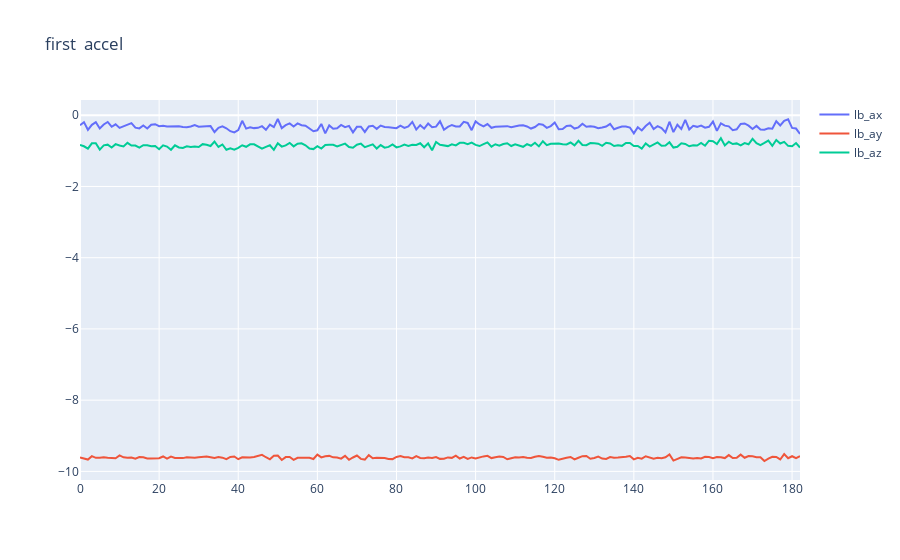
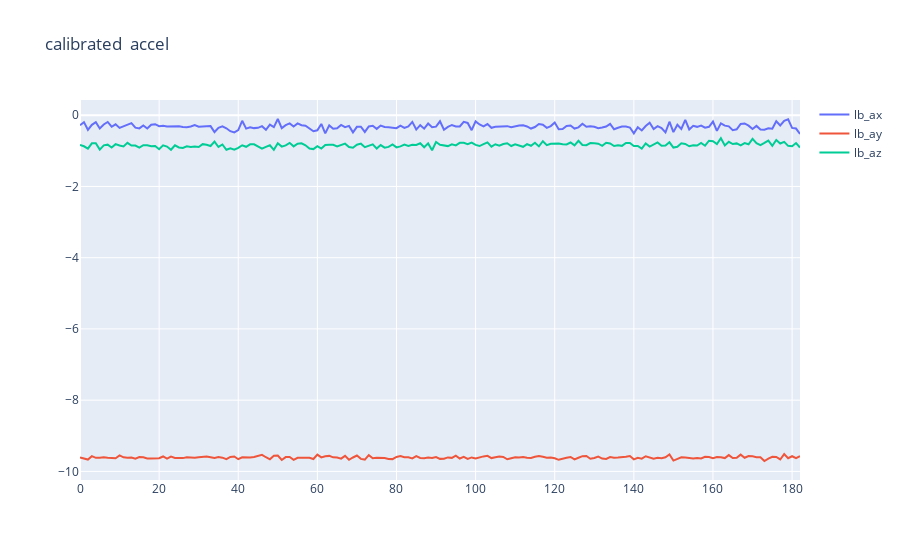
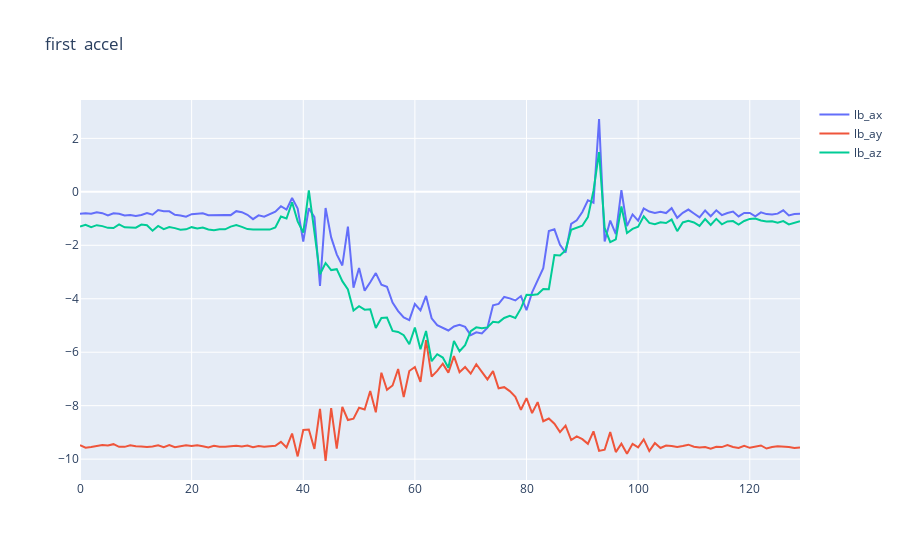
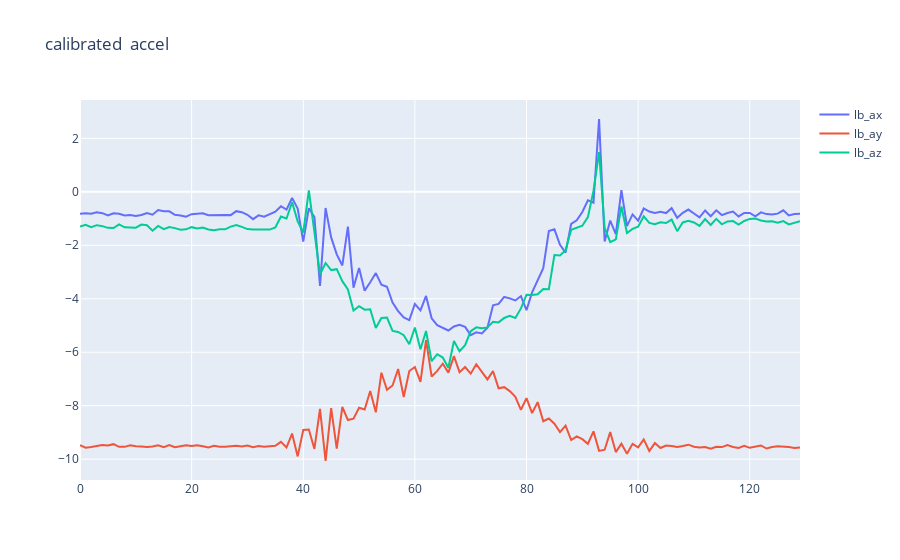

Notebook cell for these charts, in order:
### Code cell
name = 'Vadim'
сalibration_set= read_csv_file(f'calibration/10_Vadim.csv')



filenames = next(walk(f'D:/Thesis/{name}/'), (None, None, []))[2]  # [] if no file
filenames[0]
for i in range(len(filenames)):
    filename = f"D:/Thesis/{name}/{filenames[i]}"
    print(filename)
    IMU_set_r = read_csv_file(filename)
    IMU_set= IMU_set_r
    orientation_bt, orientation_bb, orientation_lt, orientation_lb, orientation_rt, orientation_rb = all_calibrate(сalibration_set,IMU_set)
    ready_dataset = pd.concat([orientation_bt, orientation_bb, orientation_lt, orientation_lb, orientation_rt, orientation_rb],axis = 1)    
#     print(ready_dataset)
    ready_dataset.to_csv(f"D:\Thesis\dataset\lifting_orientation_0_0.csv", sep=",")

test_plot = pd.read_csv(f'D:/Thesis/dataset/lifting_orientation_{i}_0.csv')

### Figure 1 — Plotly figure (JSON) as saved in the notebook; plotly's stock layout.template omitted (floating-point values rounded to 4 significant figures; data arrays with more than 128 entries replaced by an {"elided": "..."} marker saying what was removed)
{"data": [{"name": "lb_ax", "type": "scatter", "x": {"elided": "183 int values"}, "y": {"elided": "183 float values"}}, {"name": "lb_ay", "type": "scatter", "x": {"elided": "183 int values"}, "y": {"elided": "183 float values"}}, {"name": "lb_az", "type": "scatter", "x": {"elided": "183 int values"}, "y": {"elided": "183 float values"}}], "layout": {"title": {"text": "first  accel"}}}

### Figure 2 — Plotly figure (JSON) as saved in the notebook; plotly's stock layout.template omitted (floating-point values rounded to 4 significant figures; data arrays with more than 128 entries replaced by an {"elided": "..."} marker saying what was removed)
{"data": [{"name": "lb_ax", "type": "scatter", "x": {"elided": "183 int values"}, "y": {"elided": "183 float values"}}, {"name": "lb_ay", "type": "scatter", "x": {"elided": "183 int values"}, "y": {"elided": "183 float values"}}, {"name": "lb_az", "type": "scatter", "x": {"elided": "183 int values"}, "y": {"elided": "183 float values"}}], "layout": {"title": {"text": "calibrated  accel"}}}

### Figure 3 — Plotly figure (JSON) as saved in the notebook; plotly's stock layout.template omitted (floating-point values rounded to 4 significant figures; data arrays with more than 128 entries replaced by an {"elided": "..."} marker saying what was removed)
{"data": [{"name": "lb_ax", "type": "scatter", "x": {"elided": "130 int values"}, "y": {"elided": "130 float values"}}, {"name": "lb_ay", "type": "scatter", "x": {"elided": "130 int values"}, "y": {"elided": "130 float values"}}, {"name": "lb_az", "type": "scatter", "x": {"elided": "130 int values"}, "y": {"elided": "130 float values"}}], "layout": {"title": {"text": "first  accel"}}}

### Figure 4 — Plotly figure (JSON) as saved in the notebook; plotly's stock layout.template omitted (floating-point values rounded to 4 significant figures; data arrays with more than 128 entries replaced by an {"elided": "..."} marker saying what was removed)
{"data": [{"name": "lb_ax", "type": "scatter", "x": {"elided": "130 int values"}, "y": {"elided": "130 float values"}}, {"name": "lb_ay", "type": "scatter", "x": {"elided": "130 int values"}, "y": {"elided": "130 float values"}}, {"name": "lb_az", "type": "scatter", "x": {"elided": "130 int values"}, "y": {"elided": "130 float values"}}], "layout": {"title": {"text": "calibrated  accel"}}}
